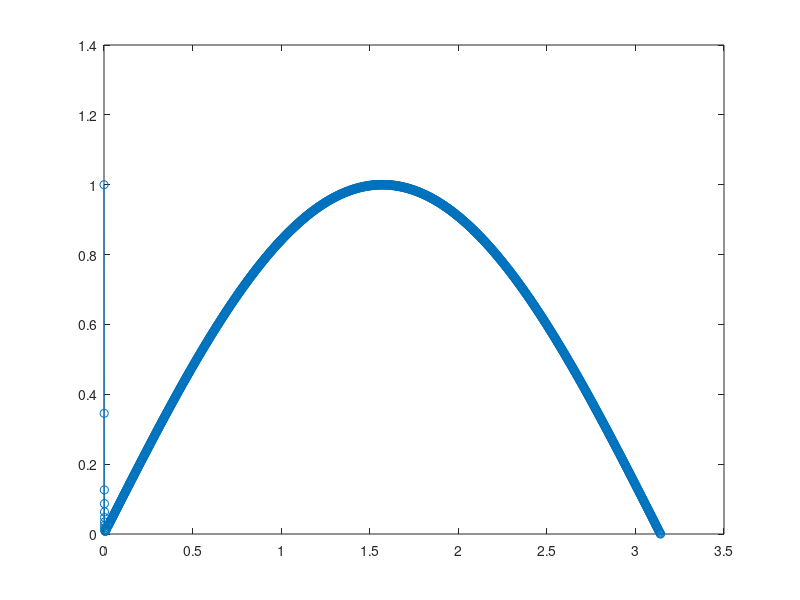

Source code (MATLAB):
alpha=1000;
a=0;b=pi;
f=@(x,y) -alpha*(y-sin(x))+cos(x);
y0=1;
N=20;
sol = @(x) sin(x)+exp(-alpha*x);

[X,Y] = ode23(f,[a,b],y0,odeset('AbsTol',0.0001));

plot(X,Y,'-o');
disp(size(X))

return

hold on;
X = a:0.001:b;
Y = sol(X);
plot(X,Y,"DisplayName",'Exact');

[Xe, Ye] = impEuler(a,b,y0,ceil((b-a)/(1/500)),f);
plot(Xe,Ye,"DisplayName",'Improved Euler');
hold off;
legend();

return

method = {@trapRule, @BackEuler};
hold on;
X = a:0.001:b;
Y = sol(X);
plot(X,Y,"DisplayName",'Exact');
for i=1:2
   m = method{i};
   [X,Y] = m(a,b,y0,N,f);
   plot(X,Y,"DisplayName",char(m));
end
hold off;
legend();

function [X,Y]=impEuler(a,b,y0,N,fun)
   h=(b-a)/N;
   X=a:h:b;Y(:,1)=y0;
   for i=1:N
      Yt=Y(:,i)+h*feval(fun,X(i),Y(:,i));
      Y(:,i+1)=Y(:,i)+h/2*(feval(fun,X(i),Y(:,i))+feval(fun,X(i+1),Yt));
   end
end

function [X,Y]=trapRule(a,b,y0,N,fun)
h=(b-a)/N;hh=h/2;m=length(y0);
ep=sqrt(eps);maxit=15;I=eye(m);tol=1e-8;
X=a:h:b;Y(:,1)=y0;
   for i=1:N
      Y1 = Y(:,i); %+ h*feval(fun,X(i),Y(:,i));
      % Y1 = Y(:,i) + hh*(feval(fun,X(i),Y(:,i))+feval(fun,X(i)+h,Y1));
      R1 = (Y1 - Y(:, i) - h/2*(feval(fun, X(i)+h,Y1)+feval(fun,X(i),Y(:,i))));
      for it = 1:maxit 
        for j = 1:m
          D(:,j) = (feval(fun,X(i)+h,Y1+ep*I(:,j))-feval(fun,X(i)+h,Y1-ep*I(:,j)))/(2*ep);
        end
        J  = I - h*D;
        dY = -J\R1;
        Y1 = Y1 + dY;
        R1 = (Y1 - Y(:, i) - h/2*(feval(fun, X(i)+h,Y1)+feval(fun,X(i),Y(:,i))));
        RS(it)=norm(R1,2);
        if norm(R1,2) < tol*norm(Y1,2);break;end
      end
      %plot(1:it,log10(RS));pause;RS=[];
      if it >=maxit,
          msg=[' WARNING: in step ',num2str(i),' Newton Iteration did not converge in ',num2str(maxit),' iterations ']
      end
      Y(:,i+1)=Y(:,i)+hh*(feval(fun,X(i)+h,Y1)+feval(fun,X(i),Y(:,i)));
   end
end

function [X,Y]=BackEuler(a,b,y0,N,fun)
h=(b-a)/N;hh=h/2;m=length(y0);
ep=sqrt(eps);maxit=15;I=eye(m);tol=1e-8;
X=a:h:b;Y(:,1)=y0;
   for i=1:N
      Y1 = Y(:,i); %+ h*feval(fun,X(i),Y(:,i));
      %Y1 = Y(:,i) + hh*(feval(fun,X(i),Y(:,i))+feval(fun,X(i)+h,Y1));
      R1 = (Y1-Y(:,i)-h*feval(fun,X(i)+h,Y1));
      for it = 1:maxit 
        for j = 1:m
          D(:,j) = (feval(fun,X(i)+h,Y1+ep*I(:,j))-feval(fun,X(i)+h,Y1-ep*I(:,j)))/(2*ep);
        end
        J  = I - h*D;
        dY = -J\R1;
        Y1 = Y1 + dY;
        R1 = (Y1-Y(:,i)-h*feval(fun,X(i)+h,Y1));
        RS(it)=norm(R1,2);
        if norm(R1,2) < tol*norm(Y1,2);break;end
      end
      %plot(1:it,log10(RS));pause;RS=[];
      if it >=maxit,
          msg=[' WARNING: in step ',num2str(i),' Newton Iteration did not converge in ',num2str(maxit),' iterations ']
      end
      Y(:,i+1)=Y(:,i)+h*feval(fun,X(i)+h,Y1);
   end
end

